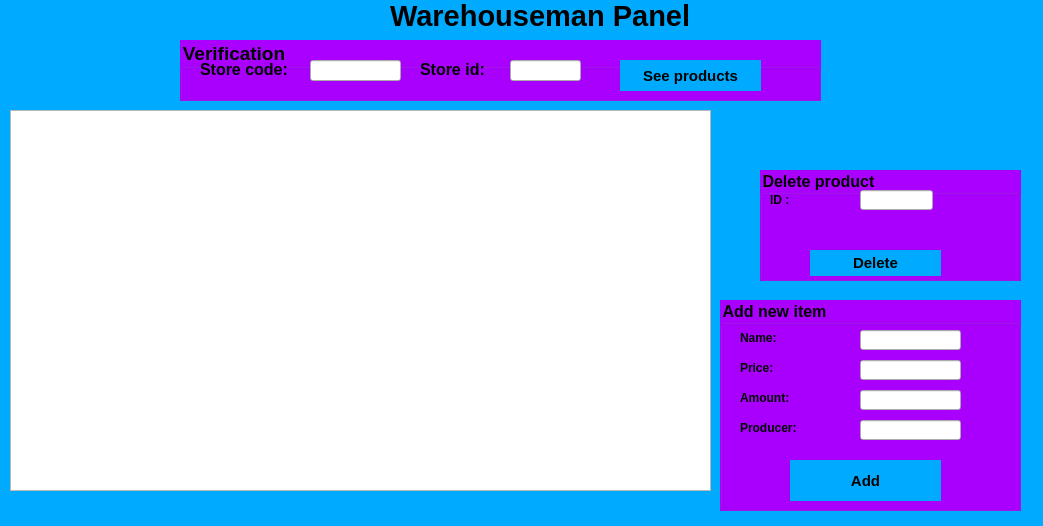
<?xml version="1.0" encoding="UTF-8"?>
<ui version="4.0">
 <class>Magazynier</class>
 <widget class="QDialog" name="Magazynier">
  <property name="geometry">
   <rect>
    <x>0</x>
    <y>0</y>
    <width>1043</width>
    <height>526</height>
   </rect>
  </property>
  <property name="windowTitle">
   <string>Dialog</string>
  </property>
  <property name="styleSheet">
   <string notr="true">#Magazynier
{
background-color:rgb(0, 170, 255);
}

#groupBox{
background-color:rgb(170, 0, 255);
}
#groupBox_2{
background-color:rgb(170, 0, 255);
}
#groupBox_3{
background-color:rgb(170, 0, 255);
}</string>
  </property>
  <widget class="QLabel" name="label">
   <property name="geometry">
    <rect>
     <x>390</x>
     <y>-40</y>
     <width>431</width>
     <height>111</height>
    </rect>
   </property>
   <property name="font">
    <font>
     <pointsize>22</pointsize>
     <weight>75</weight>
     <bold>true</bold>
    </font>
   </property>
   <property name="text">
    <string>Warehouseman Panel</string>
   </property>
  </widget>
  <widget class="QTableView" name="ProduktyView">
   <property name="geometry">
    <rect>
     <x>10</x>
     <y>110</y>
     <width>701</width>
     <height>381</height>
    </rect>
   </property>
  </widget>
  <widget class="QGroupBox" name="groupBox">
   <property name="geometry">
    <rect>
     <x>760</x>
     <y>170</y>
     <width>261</width>
     <height>111</height>
    </rect>
   </property>
   <property name="font">
    <font>
     <pointsize>12</pointsize>
     <weight>75</weight>
     <bold>true</bold>
    </font>
   </property>
   <property name="title">
    <string>Delete product</string>
   </property>
   <widget class="QLabel" name="label_4">
    <property name="geometry">
     <rect>
      <x>10</x>
      <y>20</y>
      <width>81</width>
      <height>20</height>
     </rect>
    </property>
    <property name="font">
     <font>
      <pointsize>9</pointsize>
      <weight>75</weight>
      <bold>true</bold>
     </font>
    </property>
    <property name="text">
     <string>ID :</string>
    </property>
   </widget>
   <widget class="QLineEdit" name="KodEdit_2">
    <property name="geometry">
     <rect>
      <x>100</x>
      <y>20</y>
      <width>73</width>
      <height>20</height>
     </rect>
    </property>
   </widget>
   <widget class="QPushButton" name="Usunbutton">
    <property name="geometry">
     <rect>
      <x>50</x>
      <y>80</y>
      <width>131</width>
      <height>26</height>
     </rect>
    </property>
    <property name="font">
     <font>
      <pointsize>11</pointsize>
      <weight>75</weight>
      <bold>true</bold>
     </font>
    </property>
    <property name="styleSheet">
     <string notr="true">#Usunbutton
{
background-color :rgb(0, 170, 255);
color :black;
border-style: outset;
}</string>
    </property>
    <property name="text">
     <string>Delete</string>
    </property>
   </widget>
  </widget>
  <widget class="QGroupBox" name="groupBox_2">
   <property name="geometry">
    <rect>
     <x>720</x>
     <y>300</y>
     <width>301</width>
     <height>211</height>
    </rect>
   </property>
   <property name="font">
    <font>
     <pointsize>12</pointsize>
     <weight>75</weight>
     <bold>true</bold>
    </font>
   </property>
   <property name="title">
    <string>Add new item</string>
   </property>
   <widget class="QLabel" name="label_5">
    <property name="geometry">
     <rect>
      <x>20</x>
      <y>30</y>
      <width>91</width>
      <height>16</height>
     </rect>
    </property>
    <property name="font">
     <font>
      <pointsize>9</pointsize>
      <weight>75</weight>
      <bold>true</bold>
     </font>
    </property>
    <property name="text">
     <string>Name:</string>
    </property>
   </widget>
   <widget class="QLineEdit" name="nazwa">
    <property name="geometry">
     <rect>
      <x>140</x>
      <y>30</y>
      <width>101</width>
      <height>20</height>
     </rect>
    </property>
   </widget>
   <widget class="QLabel" name="label_6">
    <property name="geometry">
     <rect>
      <x>20</x>
      <y>60</y>
      <width>91</width>
      <height>16</height>
     </rect>
    </property>
    <property name="font">
     <font>
      <pointsize>9</pointsize>
      <weight>75</weight>
      <bold>true</bold>
     </font>
    </property>
    <property name="text">
     <string>Price:</string>
    </property>
   </widget>
   <widget class="QLineEdit" name="cenaEdit">
    <property name="geometry">
     <rect>
      <x>140</x>
      <y>60</y>
      <width>101</width>
      <height>20</height>
     </rect>
    </property>
   </widget>
   <widget class="QLabel" name="label_7">
    <property name="geometry">
     <rect>
      <x>20</x>
      <y>90</y>
      <width>91</width>
      <height>16</height>
     </rect>
    </property>
    <property name="font">
     <font>
      <pointsize>9</pointsize>
      <weight>75</weight>
      <bold>true</bold>
     </font>
    </property>
    <property name="text">
     <string>Amount:</string>
    </property>
   </widget>
   <widget class="QLineEdit" name="iloscEdit">
    <property name="geometry">
     <rect>
      <x>140</x>
      <y>90</y>
      <width>101</width>
      <height>20</height>
     </rect>
    </property>
   </widget>
   <widget class="QLabel" name="label_8">
    <property name="geometry">
     <rect>
      <x>20</x>
      <y>120</y>
      <width>91</width>
      <height>16</height>
     </rect>
    </property>
    <property name="font">
     <font>
      <pointsize>9</pointsize>
      <weight>75</weight>
      <bold>true</bold>
     </font>
    </property>
    <property name="text">
     <string>Producer:</string>
    </property>
   </widget>
   <widget class="QLineEdit" name="firma">
    <property name="geometry">
     <rect>
      <x>140</x>
      <y>120</y>
      <width>101</width>
      <height>20</height>
     </rect>
    </property>
   </widget>
   <widget class="QPushButton" name="dodajButton">
    <property name="geometry">
     <rect>
      <x>70</x>
      <y>160</y>
      <width>151</width>
      <height>41</height>
     </rect>
    </property>
    <property name="font">
     <font>
      <pointsize>11</pointsize>
      <weight>75</weight>
      <bold>true</bold>
     </font>
    </property>
    <property name="styleSheet">
     <string notr="true">#dodajButton
{
background-color :rgb(0, 170, 255);
color :black;
border-style: outset;
}</string>
    </property>
    <property name="text">
     <string>Add</string>
    </property>
   </widget>
  </widget>
  <widget class="QGroupBox" name="groupBox_3">
   <property name="geometry">
    <rect>
     <x>180</x>
     <y>40</y>
     <width>641</width>
     <height>61</height>
    </rect>
   </property>
   <property name="font">
    <font>
     <pointsize>14</pointsize>
     <weight>75</weight>
     <bold>true</bold>
    </font>
   </property>
   <property name="title">
    <string>Verification</string>
   </property>
   <widget class="QLabel" name="label_2">
    <property name="geometry">
     <rect>
      <x>20</x>
      <y>0</y>
      <width>95</width>
      <height>59</height>
     </rect>
    </property>
    <property name="font">
     <font>
      <pointsize>12</pointsize>
      <weight>75</weight>
      <bold>true</bold>
     </font>
    </property>
    <property name="text">
     <string>Store code:</string>
    </property>
   </widget>
   <widget class="QLineEdit" name="KodEdit">
    <property name="geometry">
     <rect>
      <x>130</x>
      <y>20</y>
      <width>91</width>
      <height>21</height>
     </rect>
    </property>
   </widget>
   <widget class="QLabel" name="label_3">
    <property name="geometry">
     <rect>
      <x>240</x>
      <y>0</y>
      <width>83</width>
      <height>59</height>
     </rect>
    </property>
    <property name="font">
     <font>
      <pointsize>12</pointsize>
      <weight>75</weight>
      <bold>true</bold>
     </font>
    </property>
    <property name="text">
     <string>Store id:</string>
    </property>
   </widget>
   <widget class="QLineEdit" name="IDEdit">
    <property name="geometry">
     <rect>
      <x>330</x>
      <y>20</y>
      <width>71</width>
      <height>21</height>
     </rect>
    </property>
   </widget>
   <widget class="QPushButton" name="sprawdzButton">
    <property name="geometry">
     <rect>
      <x>440</x>
      <y>20</y>
      <width>141</width>
      <height>31</height>
     </rect>
    </property>
    <property name="font">
     <font>
      <pointsize>11</pointsize>
      <weight>75</weight>
      <bold>true</bold>
     </font>
    </property>
    <property name="styleSheet">
     <string notr="true">#sprawdzButton
{
background-color :rgb(0, 170, 255);
color :black;
border-style: outset;
}</string>
    </property>
    <property name="text">
     <string>See products</string>
    </property>
   </widget>
  </widget>
 </widget>
 <resources/>
 <connections/>
</ui>
